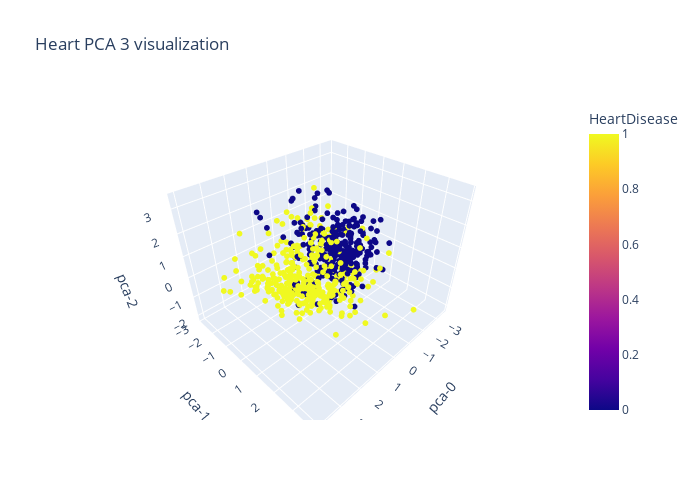

The cell this chart's notebook holds for it:
### Code cell
fig = px.scatter_3d(heart_Train,
                    x='pca-0',
                    y='pca-1',
                    z='pca-2',
                    color='HeartDisease',
                    title='Heart PCA 3 visualization',
#                     template='plotly_dark',
                    color_discrete_sequence=px.colors.qualitative.Antique)
fig.update_traces(marker=dict(size=2))
fig.update_layout(width=700, height=500, bargap=0.05)
fig.show()

### Figure 1 — Plotly figure (JSON) as saved in the notebook; plotly's stock layout.template omitted (floating-point values rounded to 4 significant figures; data arrays with more than 128 entries replaced by an {"elided": "..."} marker saying what was removed)
{"data": [{"hovertemplate": "pca-0=%{x}<br>pca-1=%{y}<br>pca-2=%{z}<br>HeartDisease=%{marker.color}<extra></extra>", "legendgroup": "", "marker": {"color": {"elided": "642 int values"}, "coloraxis": "coloraxis", "size": 2, "symbol": "circle"}, "mode": "markers", "name": "", "scene": "scene", "showlegend": false, "type": "scatter3d", "x": {"elided": "642 float values"}, "y": {"elided": "642 float values"}, "z": {"elided": "642 float values"}}], "layout": {"bargap": 0.05, "coloraxis": {"colorbar": {"title": {"text": "HeartDisease"}}, "colorscale": [[0, "#0d0887"], [0.1111, "#46039f"], [0.2222, "#7201a8"], [0.3333, "#9c179e"], [0.4444, "#bd3786"], [0.5556, "#d8576b"], [0.6667, "#ed7953"], [0.7778, "#fb9f3a"], [0.8889, "#fdca26"], [1, "#f0f921"]]}, "height": 500, "legend": {"tracegroupgap": 0}, "scene": {"domain": {"x": [0, 1], "y": [0, 1]}, "xaxis": {"title": {"text": "pca-0"}}, "yaxis": {"title": {"text": "pca-1"}}, "zaxis": {"title": {"text": "pca-2"}}}, "title": {"text": "Heart PCA 3 visualization"}, "width": 700}}
